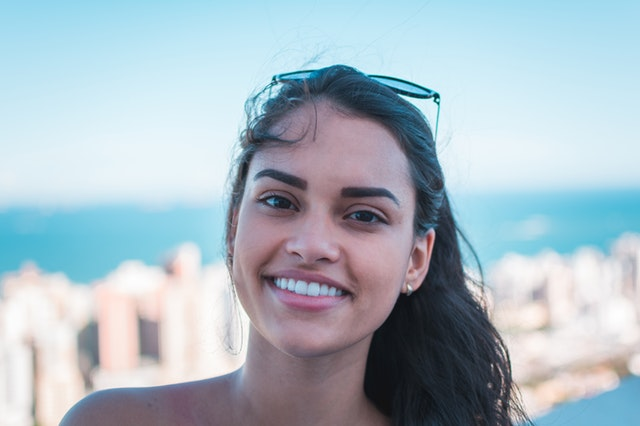
#> input picture GoruntuIsleme/1.Egitim/8. OpenCV  Temel İşlemler/14.1 smile.jpg.jpg, 640 x 426 px
$ jupyter execute 14.Histogram.ipynb
#> lines starting #> are read from the running program, lines starting #| are printed output that depends on the picture; after the words box and inside, x2 and y2 are one past the last pixel; in counts of white or black regions, pixels touching at a corner belong together
# Histogram
* Resmin değer yorgunluklarıyla ilgili bilgiler veri
* Aydınlık , karanlık noktaları ve constract değerleri hakkında bilgi verir

[cell 1]
import cv2
import numpy as np
from matplotlib import pyplot as plt

[cell 2]
img=np.zeros((500,500),np.uint8)

[cell 3]
# plt.hist() ile histogramı çiziyoruz
# img.ravel() ile 500 , 500 olan şeyi tek bir satır haline dönüştürdük
plt.hist(img.ravel(),256,[0,256]) # kaç değer olduğu , değer aralığı   0,256 0 dan 255e kadar olan renk değerlerim
plt.show()
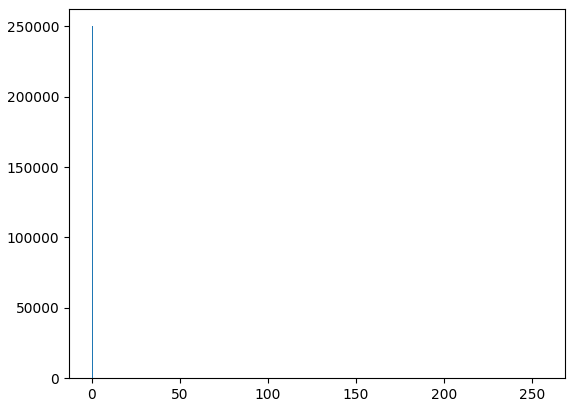
#> figure drawn by matplotlib, 1 panel; tallest bar 250000 high, from x = 0 to 1

cv2.waitKey(0)
cv2.destroyAllWindows()

[cell 4]
cv2.rectangle(img,(0,61),(161,122),(255,255,255),-1) # -1 içi dolu olsun diye
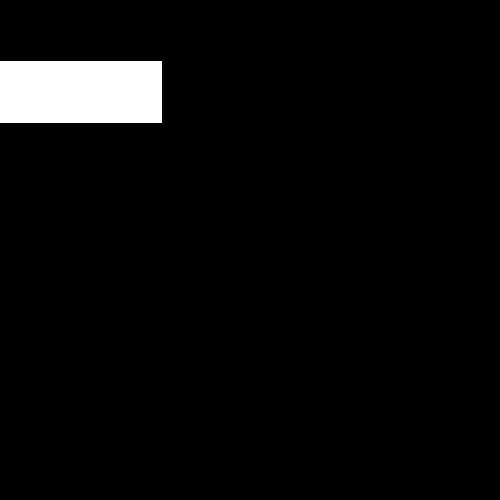
#> img: shape (500, 500); 4% white; 1 white region, box (x1, y1, x2, y2) and area: (0, 61, 162, 123) 10044
cv2.rectangle(img,(100,20),(200,85),(200,180,161),-1)
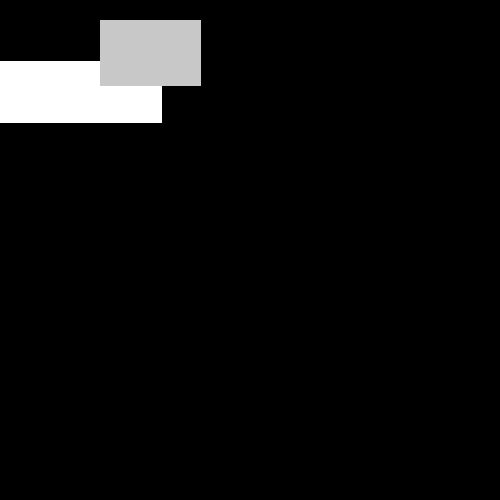
#> img: shape (500, 500); 2.67% of pixels changed, all inside (x1, y1, x2, y2) = (100, 20, 201, 86)
cv2.imshow("img",img)
cv2.waitKey(0)
cv2.destroyAllWindows()

[cell 5]
plt.hist(img.ravel(),256,[0,256]) # kaç değer olduğu , değer aralığı   0,256 0 dan 255e kadar olan renk değerlerim
plt.show()
#> figure, not shown here; tallest bar 234840 high, from x = 0 to 1

cv2.waitKey(0)
cv2.destroyAllWindows()

[cell 6]
img=cv2.imread("14.1 smile.jpg.jpg")
#> img is the input picture: shape (426, 640, 3); mean B, G, R 195.2, 185.1, 169.2
plt.hist(img.ravel(),256,[0,256]) # kaç değer olduğu , değer aralığı   0,256 0 dan 255e kadar olan renk değerlerim
plt.show()
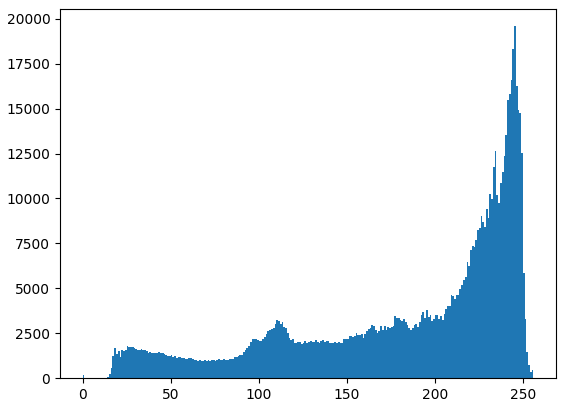
#> figure drawn by matplotlib, 1 panel; tallest bar 19583 high, from x = 245 to 246

cv2.waitKey(0)
cv2.destroyAllWindows()

[cell 7]
# bgr değerleri için histogram
b,g,r=cv2.split(img)
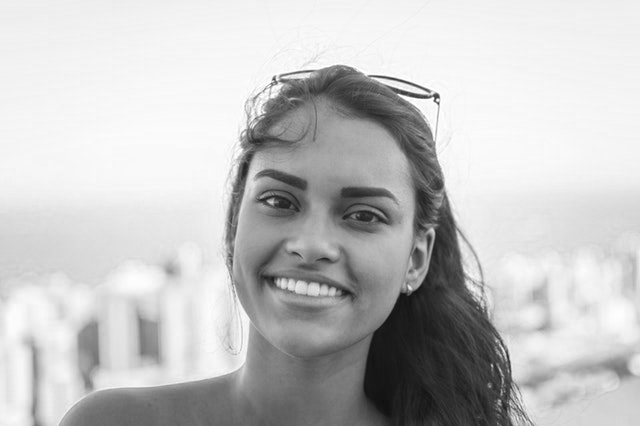
#> b: shape (426, 640); min 15, max 255, mean 195.2
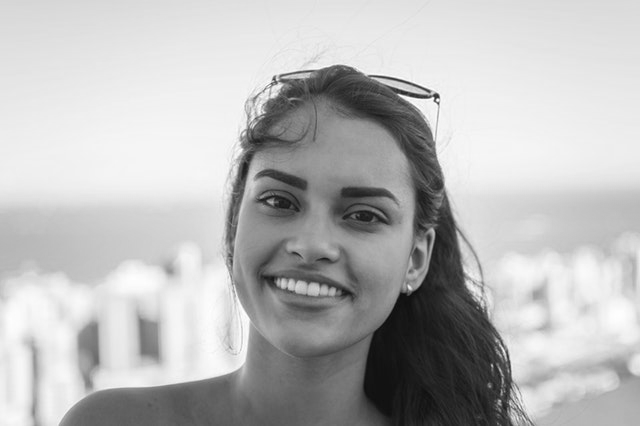
#> g: shape (426, 640); min 12, max 255, mean 185.1
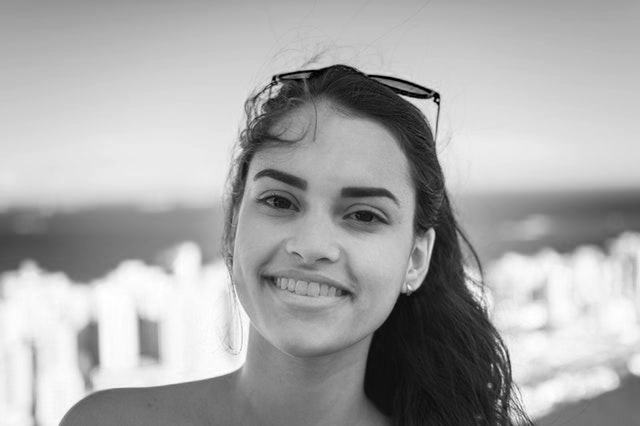
#> r: shape (426, 640); min 0, max 255, mean 169.2
plt.hist(b.ravel(),256,[0,256]) # kaç değer olduğu , değer aralığı   0,256 0 dan 255e kadar olan renk değerlerim
plt.hist(g.ravel(),256,[0,256])
plt.hist(r.ravel(),256,[0,256])
plt.show()
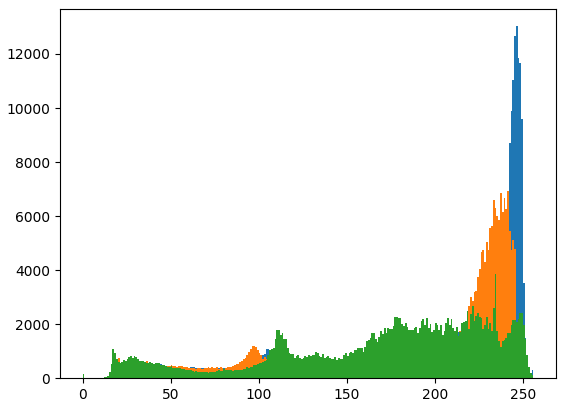
#> figure drawn by matplotlib, 1 panel; tallest bar 13028 high, from x = 246 to 247; tallest bar 6927 high, from x = 241 to 242; tallest bar 3864 high, from x = 234 to 235

cv2.waitKey(0)
cv2.destroyAllWindows()
# histogramda en altta kalan ilk yazdırdığım sırasıyla düşün

$ run again, with GoruntuIsleme/1.Egitim/8. OpenCV  Temel İşlemler/Helikopter.jpg copied over GoruntuIsleme/1.Egitim/8. OpenCV  Temel İşlemler/14.1 smile.jpg.jpg
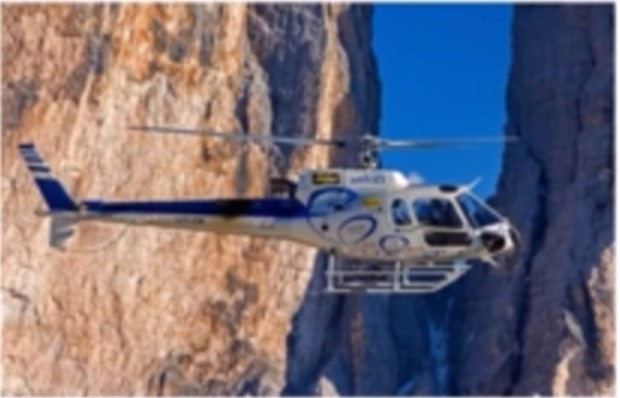
#> input picture GoruntuIsleme/1.Egitim/8. OpenCV  Temel İşlemler/Helikopter.jpg, 620 x 398 px
#> img is the input picture: shape (398, 620, 3); mean B, G, R 120.4, 108.3, 114.1
#> `b,g,r=cv2.split(img)`:
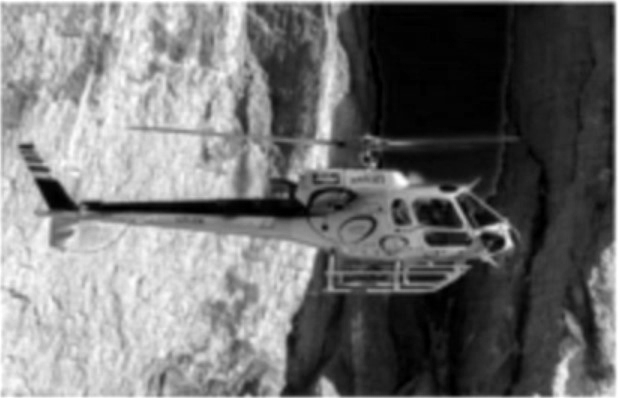
#> r: shape (398, 620); min 0, max 255, mean 114.1
#> `plt.show()`:
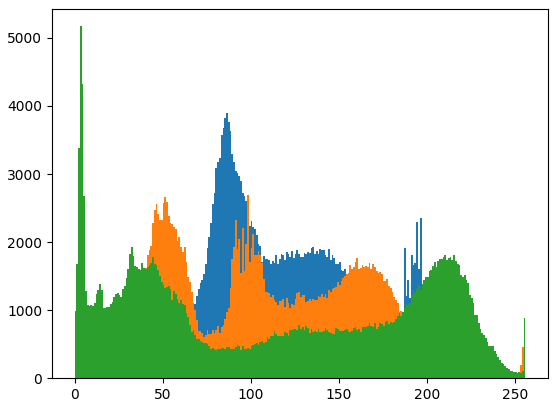
#> figure drawn by matplotlib, 1 panel; tallest bar 3901 high, from x = 86 to 87; tallest bar 2699 high, from x = 98 to 99; tallest bar 5172 high, from x = 3 to 4
